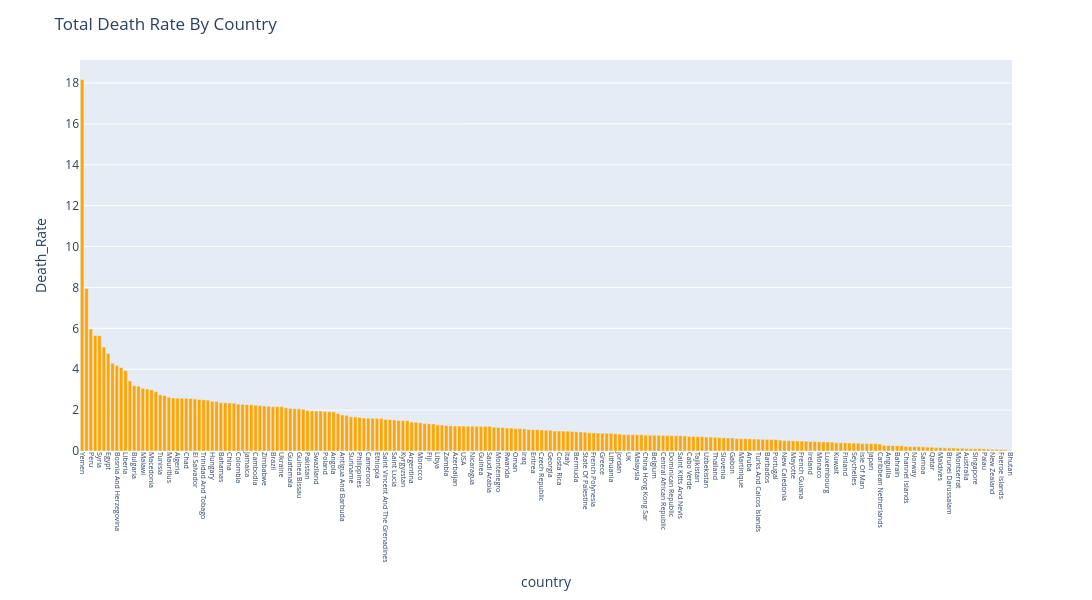

The cell this chart's notebook holds for it:
### Markdown cell above
## Total death rate for listed countries

### Code cell
# Calculating Total Death rate for each country 
df['Death_Rate'] = (df['total_deaths'] / df['total_cases']) * 100 

fig = px.bar(df.sort_values('Death_Rate', ascending=False).dropna(), 
       x='country', 
       y='Death_Rate',
       hover_data=['Death_Rate'],
       color_discrete_sequence=['orange'])
    
    
fig.update_layout(
    xaxis=dict(tickangle=90, tickfont=dict(size=7)),
    height=600,
    width=1400,
    title="Total Death Rate By Country"
)

fig.write_html(PROJECT_ROOT/ "figures" / "Total_Death_Rate_By_Country.html")

fig.show()

### Figure 1 — Plotly figure (JSON) as saved in the notebook; plotly's stock layout.template omitted (floating-point values rounded to 4 significant figures; data arrays with more than 128 entries replaced by an {"elided": "..."} marker saying what was removed)
{"data": [{"alignmentgroup": "True", "hovertemplate": "country=%{x}<br>Death_Rate=%{y}<extra></extra>", "legendgroup": "", "marker": {"color": "orange", "pattern": {"shape": ""}}, "name": "", "offsetgroup": "", "orientation": "v", "showlegend": false, "textposition": "auto", "type": "bar", "x": {"elided": "215 str values"}, "xaxis": "x", "y": {"elided": "215 float values"}, "yaxis": "y"}], "layout": {"barmode": "relative", "height": 600, "legend": {"tracegroupgap": 0}, "margin": {"t": 60}, "title": {"text": "Total Death Rate By Country"}, "width": 1400, "xaxis": {"anchor": "y", "domain": [0, 1], "tickangle": 90, "tickfont": {"size": 7}, "title": {"text": "country"}}, "yaxis": {"anchor": "x", "domain": [0, 1], "title": {"text": "Death_Rate"}}}}
